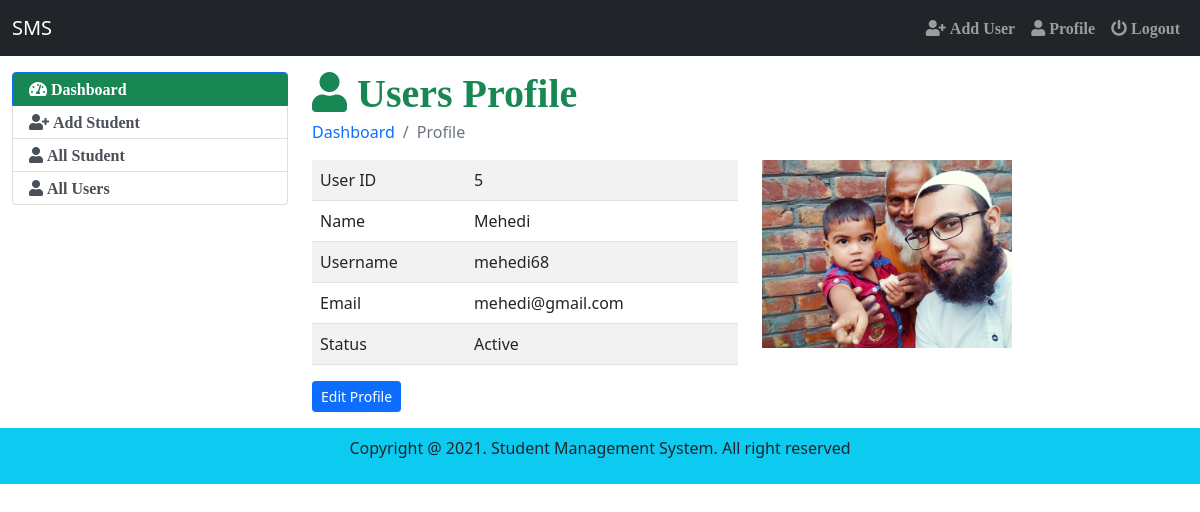
/admin/index.php?page=user-profile (signed in), run on the app's committed database.
### tables this page shows
CREATE TABLE `users` (
  `id` int(5) NOT NULL,
  `name` varchar(50) NOT NULL,
  `email` varchar(50) NOT NULL,
  `username` varchar(50) NOT NULL,
  `password` varchar(100) NOT NULL,
  `photo` varchar(50) NOT NULL,
  `status` varchar(10) NOT NULL,
  `datetime` timestamp NOT NULL DEFAULT current_timestamp()
);

### admin/user-profile.php (the view)
<h1 class="text-success fas fa-user">  Users Profile</h1>
<nav aria-label="breadcrumb">
  <ol class="breadcrumb">
    <li class="breadcrumb-item"><a href="index.php?page=dashboard" class="text-decoration-none">Dashboard</a></li>
    <li class="breadcrumb-item active " aria-current="page"> Profile</li>
  </ol>
<?php
$session_user=  $_SESSION['user_login'];
$user_data = "SELECT * FROM users where username='$session_user'";
$result = $conn->query($user_data);
$row = $result->fetch_assoc();
?>
  <div class="row">
    <div class="col-sm-6">
        <table class="table table-striped">
            <tr>
                <td>User ID</td>
                <td><?php echo $row['id'];  ?></td>
            </tr>
            <tr>
                <td>Name</td>
                <td><?php echo ucwords($row['name']);  ?></td>
            </tr>
            <tr>
                <td>Username</td>
                <td><?php echo $row['username'];  ?></td>
            </tr>
            <tr>
                <td>Email</td>
                <td><?php echo $row['email'];  ?></td>
            </tr>
            <tr>
                <td>Status</td>
                <td><?php echo ucwords($row['status']);  ?></td>
            </tr>
        </table>
        <a href="index.php?page=update-profile" class="btn btn-primary d-table text-end btn-sm">Edit Profile</a>
    </div>
    <div class="col-sm-6">
        <a href="">
        <img src="images/<?php echo $row['photo']; ?>" style="width:250px" alt="">
        </a>
    </div>
  </div>

### data on the page
users: id "5", name "Mehedi", username "mehedi68", email "mehedi@gmail.com", status "Active", photo (picture)
